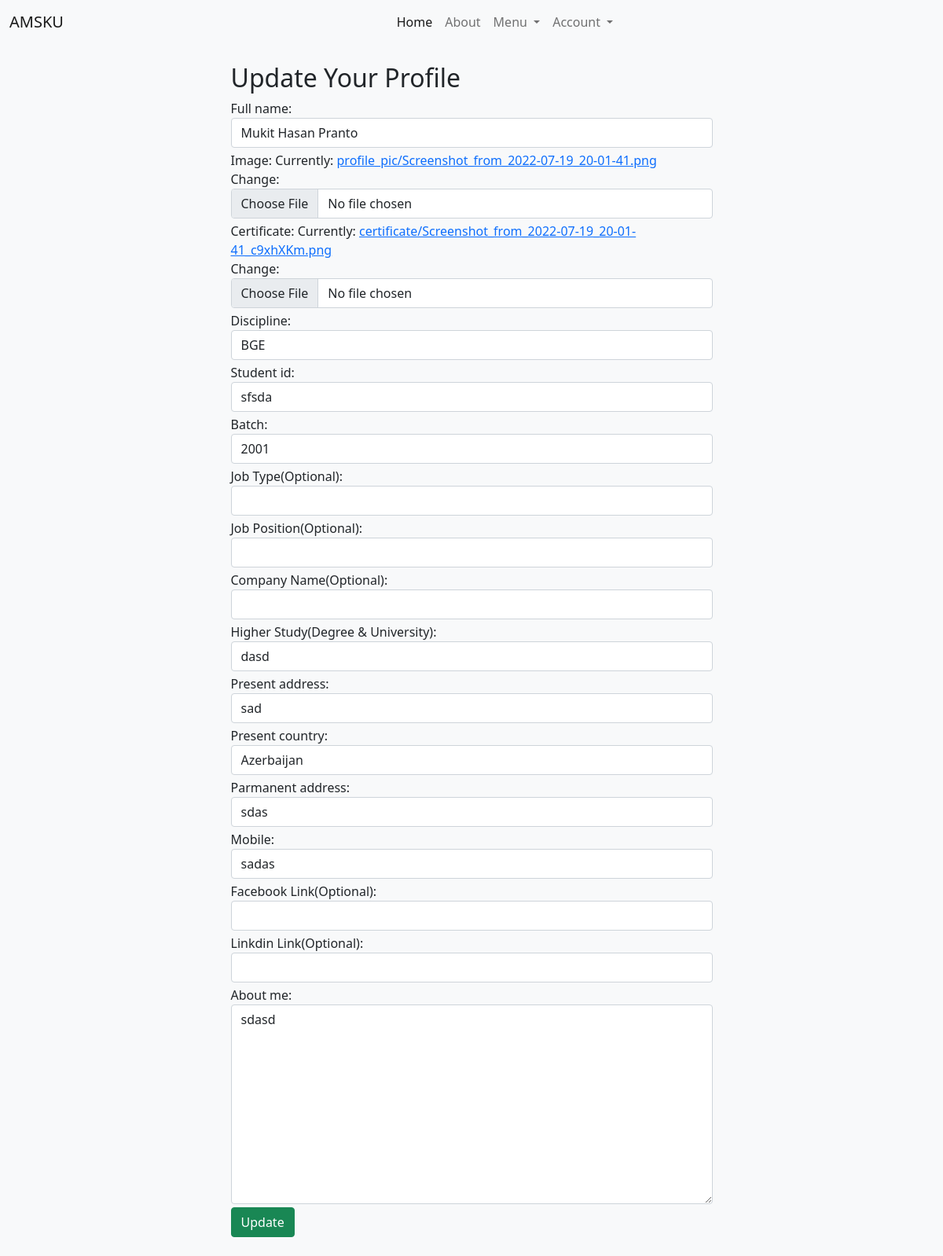
Page /update_profile/1/ on the earlier database version.
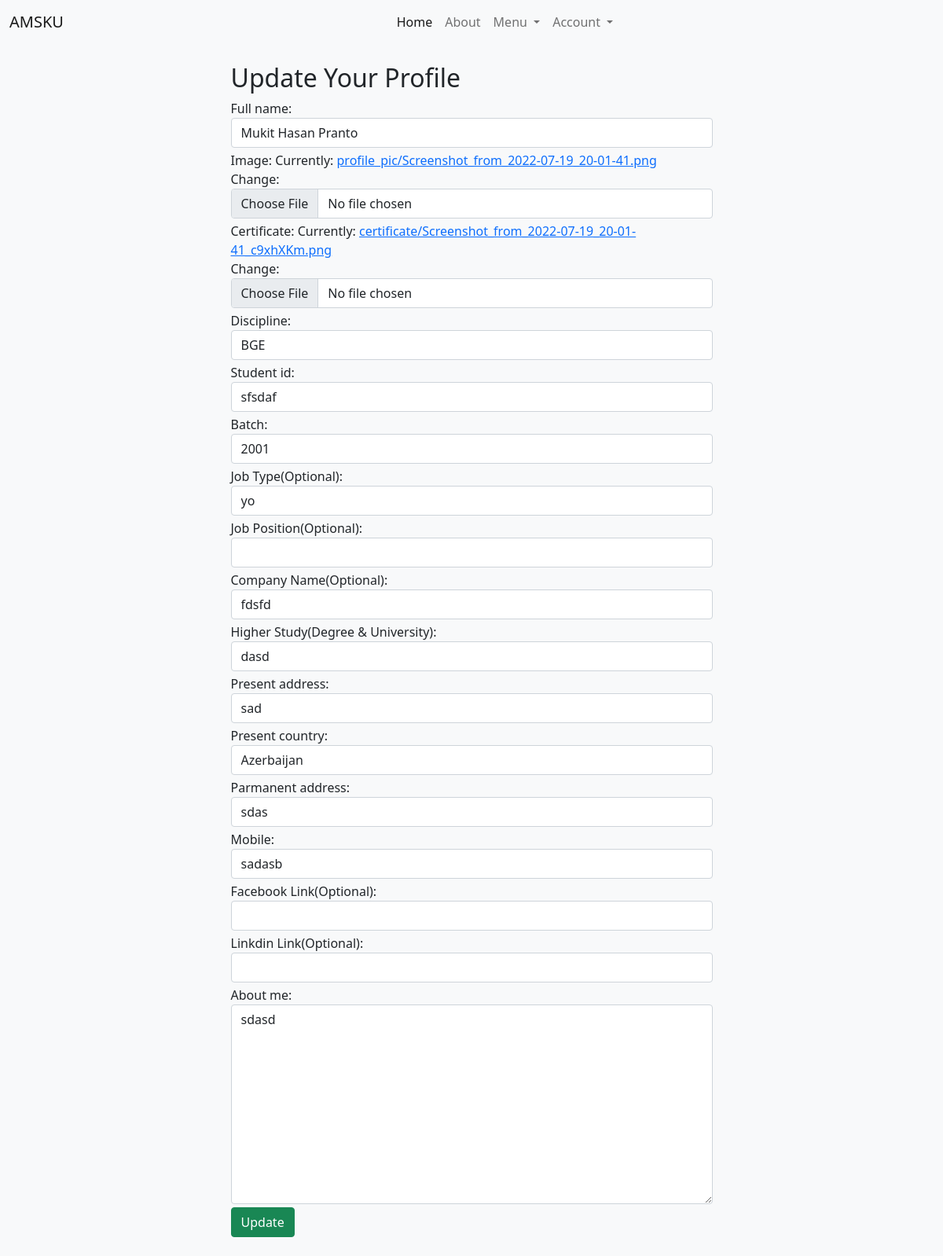
Same page on the later database version.
### home/models.py (models this page shows, shortened)
class Alumni_Profile(models.Model):
    discipline_list = ['Architecture','CSE','ECE','Math','URP','Physics','Chemistry','Stat','Pharmacy','BGE','FWT','FMRT','Agrotechnology','ES','SWE','BAD','HRM','DP','PM','DS','History','English','Bangla','IER','Sculpture','Econ','Sociology','MCJ','Law']
    Discipline_Choices = []
    for x in discipline_list:
        Discipline_Choices.append((x,x))
    Id_Choices = []
    for x in range(1,51):
        Id_Choices.append((str(x),str(x)))
    Batch_Choices = []
    for x in range(1991,2019):
        Batch_Choices.append((str(x),str(x)))
    job_list=['Agriculture','Architecture and Construction','Business Management and Administration','Education','Finance','Food','Government and Public Administration','Health Science','Human Services','Law, Public Safety, Corrections and Security','Manufacturing','Marketing, Sales and Service','Natural Resources','Science, Technology and Engineering','Other']
    Job_Choices = []
    for x in job_list:
        Job_Choices.append((x,x))
    country_list = ["Afghanistan","Albania","Algeria","Andorra","Angola","Anguilla","Antigua &amp; Barbuda","Argentina","Armenia","Aruba","Australia","Austria","Azerbaijan","Bahamas","Bahrain","Bangladesh","Barbados","Belarus","Belgium","Belize","Benin","Bermuda","Bhutan","Bolivia","Bosnia &amp; Herzegovina","Botswana","Brazil","British Virgin Islands","Brunei","Bulgaria","Burkina Faso","Burundi","Cambodia","Cameroon","Cape Verde","Cayman Islands","Chad","Chile","China","Colombia","Congo","Cook Islands","Costa Rica","Cote D Ivoire","Croatia","Cruise Ship","Cuba","Cyprus","Czech Republic","Denmark","Djibouti","Dominica","Dominican Republic","Ecuador","Egypt","El Salvador","Equatorial Guinea","Estonia","Ethiopia","Falkland Islands","Faroe Islands","Fiji","Finland","France","French Polynesia","French West Indies","Gabon","Gambia","Georgia","Germany","Ghana","Gibraltar","Greece","Greenland","Grenada","Guam","Guatemala","Guernsey","Guinea","Guinea Bissau","Guyana","Haiti","Honduras","Hong Kong","Hungary","Iceland","India","Indonesia","Iran","Iraq","Ireland","Isle of Man","Israel","Italy","Jamaica","Japan","Jersey","Jordan","Kazakhstan","Kenya","Kuwait","Kyrgyz Republic","Laos","Latvia","Lebanon","Lesotho","Liberia","Libya","Liechtenstein","Lithuania","Luxembourg","Macau","Macedonia","Madagascar","Malawi","Malaysia","Maldives","Mali","Malta","Mauritania","Mauritius","Mexico","Moldova","Monaco","Mongolia","Montenegro","Montserrat","Morocco","Mozambique","Namibia","Nepal","Netherlands","Netherlands Antilles","New Caledonia","New Zealand","Nicaragua","Niger","Nigeria","Norway","Oman","Pakistan","Palestine","Panama","Papua New Guinea","Paraguay","Peru","Philippines","Poland","Portugal","Puerto Rico","Qatar","Reunion","Romania","Russia","Rwanda","Saint Pierre &amp; Miquelon","Samoa","San Marino","Satellite","Saudi Arabia","Senegal","Serbia","Seychelles","Sierra Leone","Singapore","Slovakia","Slovenia","South Africa","South Korea","Spain","Sri Lanka","St Kitts &amp; Nevis","St Lucia","St Vincent","St. Lucia","Sudan","Suriname","Swaziland","Sweden","Switzerland","Syria","Taiwan","Tajikistan","Tanzania","Thailand","Timor L'Este","Togo","Tonga","Trinidad &amp; Tobago","Tunisia","Turkey","Turkmenistan","Turks &amp; Caicos","Uganda","Ukraine","United Arab Emirates","United Kingdom","Uruguay","Uzbekistan","Venezuela","Vietnam","Virgin Islands (US)","Yemen","Zambia","Zimbabwe"]
    Country_Choices = []
    for x in country_list:
        Country_Choices.append((x,x))
    full_name = models.CharField(max_length=255)
    image = models.FileField(upload_to='profile_pic/')
    certificate = models.FileField(upload_to='certificate/')
    discipline = models.CharField(max_length=255,choices=Discipline_Choices)
    student_id = models.CharField(max_length=10)
    batch = models.CharField(max_length=50,choices=Batch_Choices)
    job_type = models.CharField(max_length=50,blank=True)
    job_position = models.CharField(max_length=60,blank=True)
    company_name = models.CharField(max_length=60,blank=True)
    higher_study = models.CharField(max_length=60)
    present_address = models.CharField(max_length=60)
    present_country = models.CharField(max_length=60,choices=Country_Choices)
    parmanent_address = models.CharField(max_length=60)
    mobile = models.CharField(max_length=60)
    facebook = models.URLField(max_length=60,blank=True)
    linkdin = models.URLField(max_length=60,blank=True)
    about_me = models.TextField()
    is_verified = models.BooleanField(default=False)
    user = models.OneToOneField(settings.AUTH_USER_MODEL, on_delete=models.CASCADE,related_name="alumni_profile")

### home/views.py (the view)
# urls.py: path('update_profile/<int:id>/',update_profile,name='update_profile'),
def update_profile(request, id):
    profile = Alumni_Profile.objects.get(user=id)
    form = ProfileForm(request.POST or None, instance=profile)
    if request.method == 'POST':
        if form.is_valid():
            form.save()
            return redirect('home:profile_view', id)
    context = {
        "form": form
    }
    return render(request, "home/update_profile.html", context)

### home/forms.py
class ProfileForm(forms.ModelForm):
    class Meta:
        model = Alumni_Profile
        fields = [
            'full_name',
            'image',
            'certificate',
            'discipline',
            'student_id',
            'batch',
            'job_type',
            'job_position',
            'company_name',
            'higher_study',
            'present_address',
            'present_country',
            'parmanent_address',
            'mobile',
            'facebook',
            'linkdin',
            'about_me',
        ]
        labels = {
            "job_type": "Job Type(Optional):",
            "job_position": "Job Position(Optional):",
            "company_name": "Company Name(Optional):",
            "higher_study": "Higher Study(Degree & University):",
            "facebook":"Facebook Link(Optional):",
            "linkdin":"Linkdin Link(Optional):",
        }
    def __init__(self, *args, **kwargs):
        super().__init__(*args, **kwargs)
        for field in iter(self.fields):
            self.fields[field].widget.attrs.update({
            'class': 'form-control mb-1'})

### templates/home/update_profile.html (shortened to what this page needs)
{% extends 'base.html' %}
{% block content %}
<div class="row justify-content-center p-4">
    <div class="col-lg-7">
        <h2>Update Your Profile</h2>
        <form action={% url 'home:update_profile' request.user.id %} method="POST" enctype="multipart/form-data">
            {{form}}
            <button class='btn btn-success'>Update</button>
        </form>
    </div>
</div>
{% endblock content %}

Differences in the rows shown:
changed Alumni_Profile "Mukit Hasan Pranto": student_id "sfsda" → "sfsdaf"; job_type (not shown) → "yo"; company_name (not shown) → "fdsfd"; mobile "sadas" → "sadasb"
